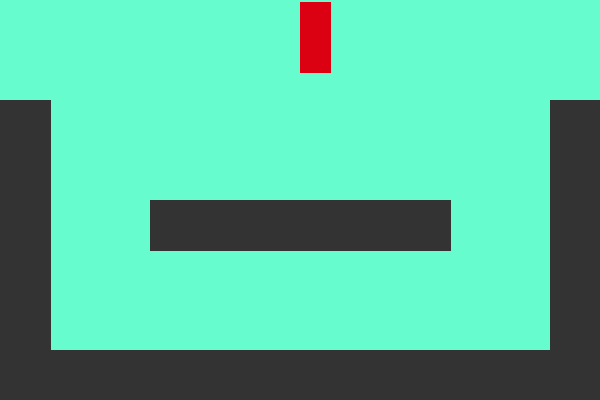
Frame 1 (no input)
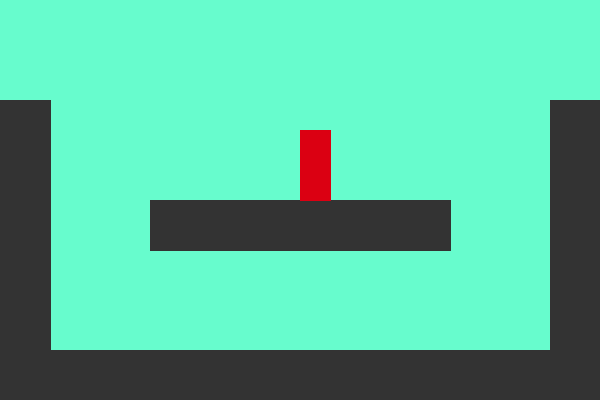
Frame 60 (the mouse pressed at the canvas centre just before this capture)
Frame 120 (the mouse held since frame 60 and released just before this capture): identical to frame 60, image omitted

The Processing sketch that drew these frames (run headless with seeded random() and noise(); from frame 60 on, the mouse is pressed at the canvas centre):

// Processing sketch: Platformer
// ── Platformer.pde
Giocatore g;
ArrayList<Piattaforma> piattaforme;
float prima;

color coloreSfondo = #67fccd;

void setup() {
  
  size(600, 400);
  g = new Giocatore(width/2, 0, 30, 70);
  prima = millis() / 1000;
  
  piattaforme = new ArrayList<>();
  piattaforme.add(new Piattaforma(0, height - 50, width, 50));
  piattaforme.add(new Piattaforma(width/4, height/2, width/2, 50));
  piattaforme.add(new Piattaforma(0, 100, 50, height-100));
  piattaforme.add(new Piattaforma(width-50, 100, 50, height-100));
}

void draw() {
  float adesso = millis() / 1000.0;
  float dt = adesso - prima;
  prima = adesso;
  
  // gestiamo fisica e collisioni
  g.aggiorna(dt);
  g.aTerra = false;
  for (Piattaforma p : piattaforme) {
    Collisione c = g.collideCon(p);
    if (c == Collisione.SOPRA) {
      g.y = p.y - g.h;
      g.vy = 0;
      g.aTerra = true;
    }
    else if (c == Collisione.SOTTO) {
      g.y = p.y + p.h;
      g.vy = 0;
    }
    else if (c == Collisione.SX) {
      g.x = p.x - g.w;
      g.vx = 0;
    }
    else if (c == Collisione.DX) {
      g.x = p.x+ p.w;
      g.vx = 0;
    }
  }
  
  // disegnamo la scena
  background(coloreSfondo);
  for (Piattaforma p : piattaforme) p.disegna();
  g.disegna();
}


void keyPressed() {
  if (keyCode == LEFT) g.muoviSx(true);
  if (keyCode == RIGHT) g.muoviDx(true);
  if (keyCode == UP) g.salta();
}

void keyReleased() {
  if (keyCode == LEFT) g.muoviSx(false);
  if (keyCode == RIGHT) g.muoviDx(false);
}

// ── Giocatore.pde
public enum Collisione {
  SOPRA,
  SOTTO,
  DX,
  SX,
  NESSUNA
}


class Giocatore {
  public float x, y, w, h;
  public float vx, vy, ax, ay;
  public boolean aTerra = false;
  
  private color colore = #db0012;
  
  private boolean vaVersoSx = false, vaVersoDx = false;
  private float velocitaMovimento = 350;
  private float velocitaSalto = 550;
  private float gravita = 900;
  
  public Giocatore(float px, float py, float pw, float ph) {
    this.x = px;
    this.y = py;
    this.w = pw;
    this.h = ph;
    this.vx = 0;
    this.vy = 0;
    this.ax = 0;
    this.ay = 0;
  }
  
  public void muoviSx(boolean v) {
    this.vaVersoSx = v;
  }
  
  public void muoviDx(boolean v) {
    this.vaVersoDx = v;
  }
  
  public Collisione collideCon(Piattaforma p) {
    float gX1 = x, gX2 = x + w;
    float gY1 = y, gY2 = y + h;
    float pX1 = p.x, pX2 = p.x + p.w;
    float pY1 = p.y, pY2 = p.y + p.h;
    
    boolean xOverlap = gX1 < pX2 && gX2 > pX1;
    if (xOverlap) {
      if (gY2 > pY1 && gY1 < pY1) return Collisione.SOPRA;
      if (gY1 < pY2 && gY2 > pY2) return Collisione.SOTTO;
    }
    
    boolean yOverlap = gY1 < pY2 && gY2 > pY1;
    if (yOverlap) {
      if (gX2 > pX1 && gX1 < pX1) return Collisione.SX;
      if (gX1 < pX2 && gX2 > pX2) return Collisione.DX;
    }
    
    return Collisione.NESSUNA;
  }
    
  public void salta() {
    if (aTerra) {
      vy = -velocitaSalto;
    }
  }
  
  public void aggiorna(float dt) {
    if      (vaVersoDx && !vaVersoSx) vx = velocitaMovimento;
    else if (vaVersoSx && !vaVersoDx) vx = -velocitaMovimento;
    else vx = 0;
    
    ay = gravita;
    vx += ax * dt;
    vy += ay * dt;
    x += vx * dt;
    y += vy * dt;
  }

  public void disegna() {
    fill(colore);
    stroke(colore);
    rect(x, y, w, h);
  }
}

// ── Piattaforma.pde
class Piattaforma {
  public float x, y, w, h;
  private color colore = #333333;
  
  public Piattaforma(float px, float py, float pw, float ph) {
    x = px;
    y = py;
    w = pw;
    h = ph;
  }
  
  public void disegna() {
    fill(colore);
    stroke(colore);
    rect(x, y, w, h);
  }
}
